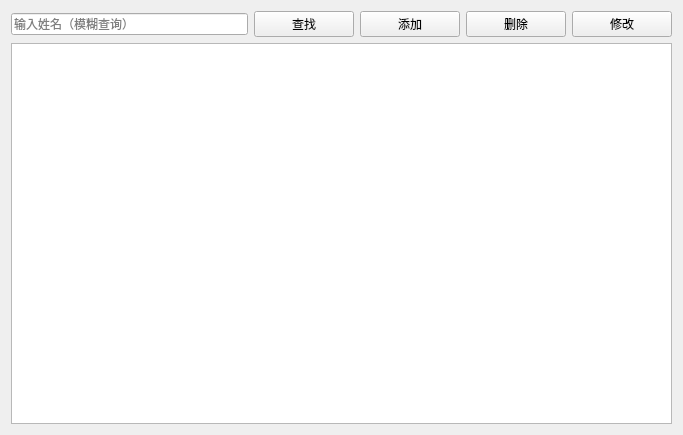
<?xml version="1.0" encoding="UTF-8"?>
<ui version="4.0">
 <class>PatientManagement</class>
 <widget class="QWidget" name="PatientManagement">
  <property name="geometry">
   <rect>
    <x>0</x>
    <y>0</y>
    <width>683</width>
    <height>435</height>
   </rect>
  </property>
  <property name="windowTitle">
   <string>患者管理</string>
  </property>
  <layout class="QVBoxLayout" name="verticalLayout_2">
   <item>
    <layout class="QVBoxLayout" name="verticalLayout">
     <item>
      <layout class="QHBoxLayout" name="horizontalLayout_2">
       <item>
        <widget class="QLineEdit" name="lineEdit">
         <property name="toolTip">
          <string/>
         </property>
         <property name="inputMask">
          <string/>
         </property>
         <property name="placeholderText">
          <string>输入姓名（模糊查询）</string>
         </property>
        </widget>
       </item>
       <item>
        <layout class="QHBoxLayout" name="horizontalLayout">
         <item>
          <widget class="QPushButton" name="btnFind">
           <property name="minimumSize">
            <size>
             <width>100</width>
             <height>0</height>
            </size>
           </property>
           <property name="text">
            <string>查找</string>
           </property>
          </widget>
         </item>
         <item>
          <widget class="QPushButton" name="btnAdd">
           <property name="minimumSize">
            <size>
             <width>100</width>
             <height>0</height>
            </size>
           </property>
           <property name="text">
            <string>添加</string>
           </property>
          </widget>
         </item>
         <item>
          <widget class="QPushButton" name="btnDelete">
           <property name="minimumSize">
            <size>
             <width>100</width>
             <height>0</height>
            </size>
           </property>
           <property name="text">
            <string>删除</string>
           </property>
          </widget>
         </item>
         <item>
          <widget class="QPushButton" name="btnModify">
           <property name="minimumSize">
            <size>
             <width>100</width>
             <height>0</height>
            </size>
           </property>
           <property name="text">
            <string>修改</string>
           </property>
          </widget>
         </item>
        </layout>
       </item>
      </layout>
     </item>
     <item>
      <widget class="QTableView" name="tableView"/>
     </item>
    </layout>
   </item>
  </layout>
 </widget>
 <resources/>
 <connections/>
</ui>
